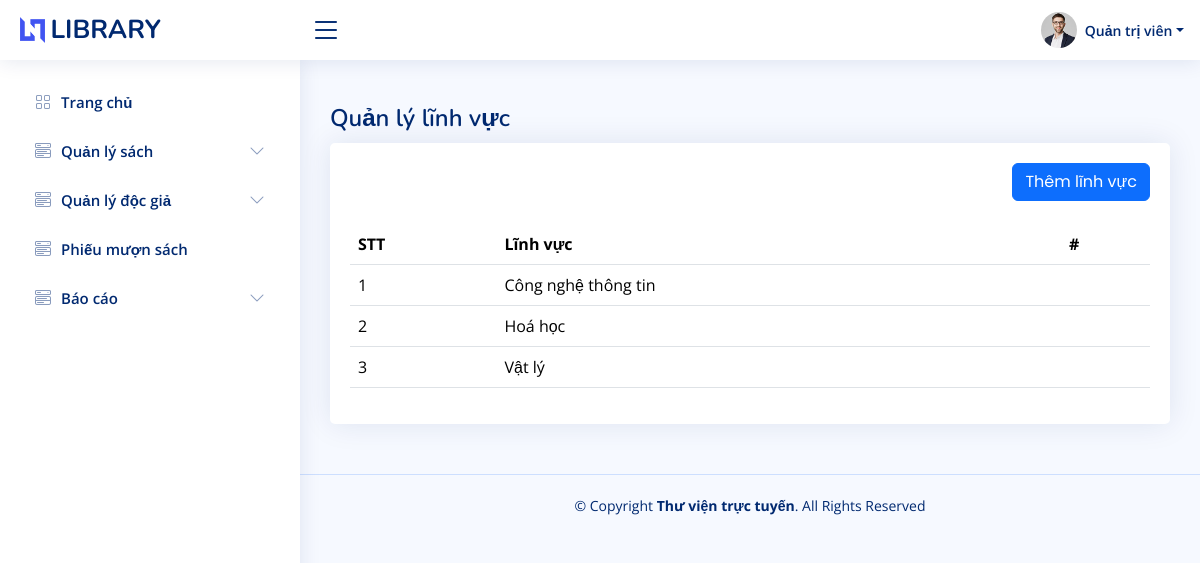
The page /quanlylinhvuc.php (signed in) on the database its author committed.
### tables this page shows
CREATE TABLE `field` (
  `id_field` int NOT NULL,
  `ten` varchar(255) NOT NULL
);

### quanlylinhvuc.php (the view, shortened to what this page needs)
<!DOCTYPE html>
<html lang="en">
<head>
  <?php require_once "./includes/linkcss.php"; ?>
  <link rel="stylesheet" href="assets/css/quanlysach.css">
</head>
<body>
  <?php require_once "./includes/navbar.php"; ?>
  <?php require_once "./includes/sidebar.php"; ?>
  <main id="main" class="main">
    <div class="pagetitle">
      <h1>Quản lý lĩnh vực</h1>
    </div>
    <section class="section">
      <div class="row">
        <div class="col-lg-12">
          <div class="card">
            <div class="card-body">
              <div class="card-title">
                <button type="button" class="btn btn-primary" data-bs-toggle="modal" data-bs-target="#modal-tao">
                  Thêm lĩnh vực
                </button>
              </div>
              <table class="table datatable align-middle">
                <thead>
                  <tr>
                    <th>STT</th>
                    <th>Lĩnh vực</th>
                    <th>#</th>
                  </tr>
                </thead>
                <tbody>
                  <?php
                  $sql = "SELECT * FROM field";
                  global $conn;
                  $result = $conn->query($sql);
                  if ($result->num_rows > 0) {
                    $i = 1;
                    while ($row = $result->fetch_assoc()) {
                      echo "<tr>";
                      echo "<td>" . $i++ . "</td>";
                      echo "<td>" . $row['ten'] . "</td>";
                      echo "<td></td>";
                      echo "</tr>";
                    }
                  }
                  ?>
                </tbody>
              </table>
            </div>
          </div>
        </div>
      </div>
    </section>
  </main>
  <footer id="footer" class="footer">
    <div class="copyright">
      &copy; Copyright <strong><span><?php echo WEB_NAME ?></span></strong>. All Rights Reserved
    </div>
  </footer>
</body>
</html>

### assets/css/style.css (style rules this page uses)
:root { scroll-behavior: smooth; }
body { font-family: "Open Sans", sans-serif; background: #f6f9ff; color: #444444; }
h1, h2, h3, h4, h5, h6 { font-family: "Nunito", sans-serif; }
#main { margin-top: 60px; padding: 20px 30px; transition: all 0.3s; }
.pagetitle { margin-bottom: 10px; }
.pagetitle h1 { font-size: 24px; margin-bottom: 0; font-weight: 600; color: #012970; }
.card { margin-bottom: 30px; border: none; border-radius: 5px; box-shadow: 0px 0 30px rgba(1, 41, 112, 0.1); }
.card-title { padding: 20px 0 15px 0; font-size: 18px; font-weight: 500; color: #012970; font-family: "Poppins", sans-serif; }
.card-body { padding: 0 20px 20px 20px; }
.btn { height: fit-content; }
@media (min-width: 1200px) { #main, #footer { margin-left: 300px; } }
.footer { padding: 20px 0; font-size: 14px; transition: all 0.3s; border-top: 1px solid #cddfff; }
.footer .copyright { text-align: center; color: #012970; }

### assets/css/quanlysach.css (style rules this page uses)
.card-title { display: flex; justify-content: flex-end; }

### rows shown on the page
field: ten "Công nghệ thông tin"
field: ten "Hoá học"
field: ten "Vật lý"

### other values the page prints
$_SESSION['user']['fullname'] "Quản trị viên"
WEB_NAME "Thư viện trực tuyến"
